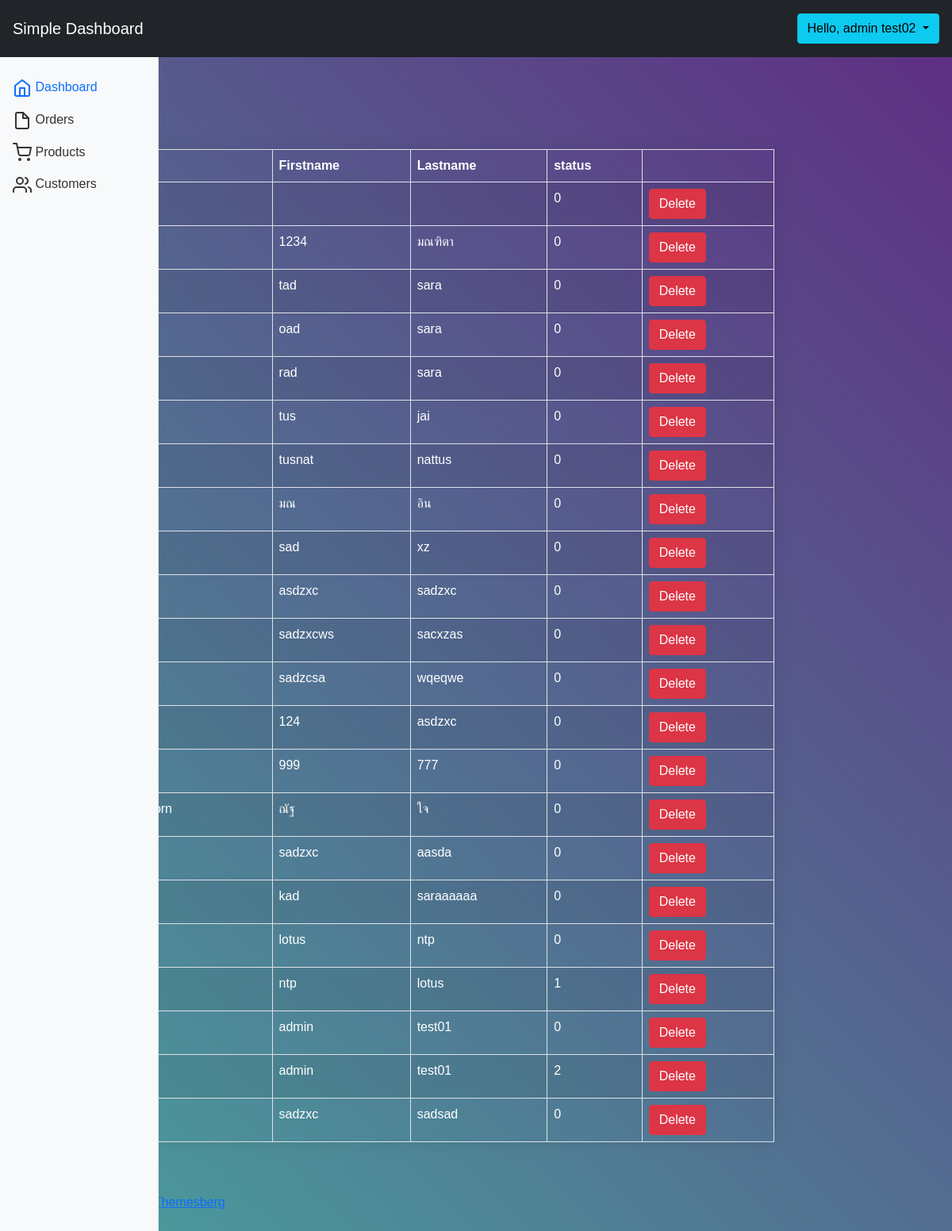
Screenshot of /index_admin.php (signed in) with the database file from the repository.
### tables this page shows
CREATE TABLE `tb_user` (
  `id` int(11) NOT NULL,
  `username` varchar(255) NOT NULL,
  `password` varchar(255) NOT NULL,
  `firstname` varchar(255) NOT NULL,
  `lastname` varchar(255) NOT NULL,
  `regdata` timestamp NULL DEFAULT current_timestamp(),
  `status` tinyint(1) DEFAULT 0
);

### functions.php (called while the page is built, shortened)
<?php
class DB_con {
    function __construct() {
        $conn = mysqli_connect(DB_SERVER,DB_USER,DB_PASS,DB_NAME);
        $this->dbcon = $conn;
    }
    public function fetchdata() {
        $fetchdata = mysqli_query($this->dbcon,"SELECT * FROM tb_user");
        return $fetchdata;
    }
}
?>

### index_admin.php (the view, shortened to what this page needs)
<?php
if ($_SESSION['id'] == "") {
    header("location: login_admin.php");
} else {
?>
<!DOCTYPE html>
<html lang="en">
<head>
    <link rel="stylesheet" href="https://stackpath.bootstrapcdn.com/bootstrap/5.0.0-alpha1/css/bootstrap.min.css">
    <link rel="stylesheet" href="https://cdn.jsdelivr.net/chartist.js/latest/chartist.min.css">
</head>
<body>
    <nav class="navbar navbar-light bg-dark p-3">
        <div class="d-flex col-12 col-md-3 col-lg-2 mb-2 mb-lg-0 flex-wrap flex-md-nowrap justify-content-between">
            <a class="navbar-brand" href="#" style="color:white">
                Simple Dashboard
            </a>
        </div>
        <div class="col-12 col-md-5 col-lg-8 d-flex align-items-center justify-content-md-end mt-3 mt-md-0">
            <div class="dropdown">
                <button class="btn btn-info dropdown-toggle" type="button" id="dropdownMenuButton" data-toggle="dropdown" aria-expanded="false">
                  Hello, <?php echo $_SESSION['fname'] ;?>&nbsp;<?php echo $_SESSION['lname'] ;?>
                </button>
              </div>
        </div>
    </nav>
    <div class="container-fluid">
        <div class="row">
            <nav id="sidebar" class="col-md-3 col-lg-2 d-md-block bg-light sidebar collapse">
                <div class="position-sticky">
                    <ul class="nav flex-column">
                        <li class="nav-item">
                          <a class="nav-link active" aria-current="page" href="index_admin.php">
                            <span class="ml-2">Dashboard</span>
                          </a>
                        </li>
                        <li class="nav-item">
                          <a class="nav-link" href="document_admin.php">
                            <span class="ml-2">Orders</span>
                          </a>
                        </li>
                        <li class="nav-item">
                          <a class="nav-link" href="#">
                            <span class="ml-2">Products</span>
                          </a>
                        </li>
                        <li class="nav-item">
                          <a class="nav-link" href="#">
                            <span class="ml-2">Customers</span>
                          </a>
                        </li>
                      </ul>
                </div>
            </nav>
            <main class="col-md-9 ml-sm-auto col-lg-10 px-md-4 py-4">
                <div class="col-12 col-md-4 col-lg-2 " >
                </div>
                <h1 class="h2 pt-2">Dashboard</h1>
                <table id="mytable" class="table table-bordered table-striped">
                    <thead>
                        <th>id</th>
                        <th>Username</th>
                        <th>Firstname</th>
                        <th>Lastname</th>
                        <th>status</th>
                        <th></th>
                    </thead>
                    <tbody>
                        <?php
                            include_once('functions.php');
                            $fetchdata = new DB_con();
                            $sql = $fetchdata->fetchdata();
                            while($row =  mysqli_fetch_array($sql)){
                        ?>
                        <tr>
                            <td><?php echo $row['id']?></td>
                            <td><?php echo $row['username']?></td>
                            <td><?php echo $row['firstname']?></td>
                            <td><?php echo $row['lastname']?></td>
                            <td><?php echo $row['status']?></td>
                            <td><a href="delete.php?id=<?php echo $row['id'];?>" class="btn btn-danger " >Delete</a></td>
                        </tr>
                        <?php
                            }
                        ?>
                    </tbody>
                </table>
                <footer class="pt-5 d-flex justify-content-between">
                    <span>Copyright © 2019-2020 <a href="https://themesberg.com">Themesberg</a></span>
                </footer>
            </main>
        </div>
    </div>
</body>
</html>
<?php
}
?>

### index_admin.php (style rules this page uses)
.sidebar { position: fixed; top: 0; bottom: 0; left: 0; z-index: 100; padding: 90px 0 0; box-shadow: inset -1px 0 0 rgba(0, 0, 0, .1); z-index: 99; }
.navbar { box-shadow: inset 0 -1px 0 rgba(0, 0, 0, .1); }
@media (min-width: 767.98px) { .navbar { top: 0; position: sticky; z-index: 999; } }
.sidebar .nav-link { color: #333; }
.sidebar .nav-link.active { color: #0d6efd; }
body { height: 100%; }
body { margin: 0; background: -webkit-linear-gradient(45deg, #49a09d, #5f2c82); background: linear-gradient(45deg, #49a09d, #5f2c82); font-family: sans-serif; font-weight: 100; }
table { width: 800px; border-collapse: collapse; overflow: hidden; box-shadow: 0 0 20px rgba(0, 0, 0, 0.1); }
th, td { padding: 15px; background-color: rgba(255, 255, 255, 0.2); color: #fff; }
th { text-align: left; }
thead th { background-color: #55608f; }
tbody td { position: relative; }

### rows the page displays
tb_user: status "0"
tb_user: firstname "1234", lastname "มณฑิตา", status "0"
tb_user: firstname "tad", lastname "sara", status "0"
tb_user: firstname "oad", lastname "sara", status "0"
tb_user: firstname "rad", lastname "sara", status "0"
tb_user: firstname "tus", lastname "jai", status "0"
tb_user: firstname "tusnat", lastname "nattus", status "0"
tb_user: firstname "มณ", lastname "อิน", status "0"
tb_user: firstname "sad", lastname "xz", status "0"
tb_user: firstname "asdzxc", lastname "sadzxc", status "0"
tb_user: firstname "sadzxcws", lastname "sacxzas", status "0"
tb_user: firstname "sadzcsa", lastname "wqeqwe", status "0"
tb_user: firstname "124", lastname "asdzxc", status "0"
tb_user: firstname "999", lastname "777", status "0"
tb_user: firstname "ณัฐ", lastname "ใจ", status "0"
tb_user: firstname "sadzxc", lastname "aasda", status "0"
tb_user: firstname "kad", lastname "saraaaaaa", status "0"
tb_user: firstname "lotus", lastname "ntp", status "0"
tb_user: firstname "ntp", lastname "lotus", status "1"
tb_user: firstname "admin", lastname "test01", status "0"
tb_user: firstname "admin", lastname "test01", status "2"
tb_user: firstname "sadzxc", lastname "sadsad", status "0"

### other values shown
$_SESSION['fname'] "admin"
$_SESSION['lname'] "test02"
